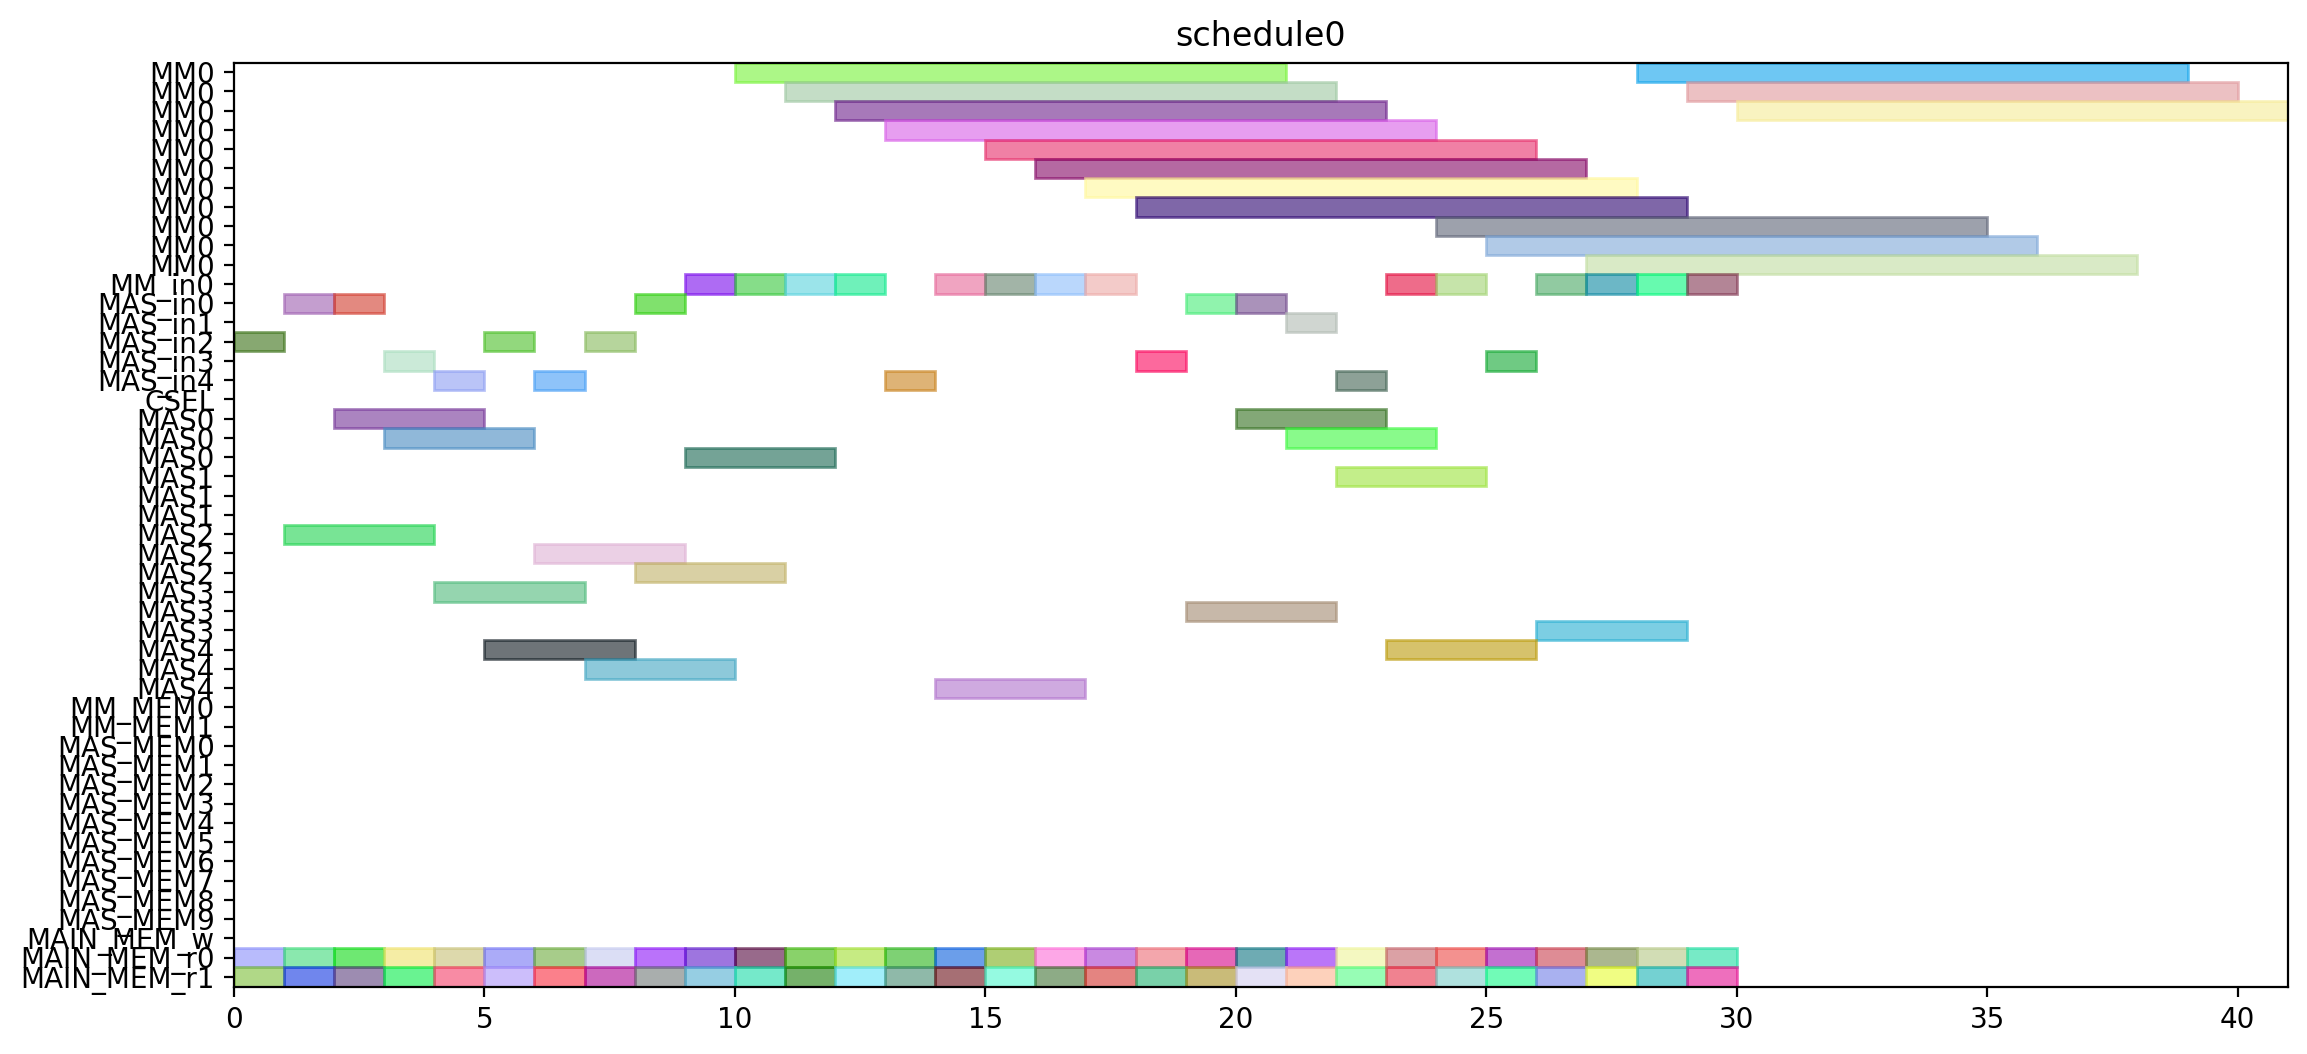

This chart was generated by the following Python code:
from pyschedule import Scenario, solvers, plotters, alt


def solve():
	horizon = 120
	S = Scenario("schedule0", horizon=horizon)

	# resource
	MM = S.Resources('MM', num=1, size=11)
	MM_in = S.Resources('MM_in', num=1)
	MAS_in = S.Resources('MAS_in', num=5)
	CSEL = S.Resource('CSEL')
	MAS = S.Resources('MAS', num=5, size=3, periods=range(1, horizon))
	MM_MEM = S.Resources('MM_MEM', num=2)
	MAS_MEM = S.Resources('MAS_MEM', num=10)
	MAIN_MEM_w = S.Resource('MAIN_MEM_w', size=1)
	MAIN_MEM_r = S.Resources('MAIN_MEM_r', num=2)

	# result of previous scheduling

	# new tasks
	r1_t0 = S.Task('r1_t0', length=11, delay_cost=1)
	r1_t0 += alt(MM)
	r1_t0_in = S.Task('r1_t0_in', length=1, delay_cost=1)
	r1_t0_in += alt(MM_in)
	S += r1_t0_in*MM_in[0]<=r1_t0*MM[0]
	r1_t0_mem0 = S.Task('r1_t0_mem0', length=1, delay_cost=1)
	r1_t0_mem0 += MAIN_MEM_r[0]
	S += r1_t0_mem0 <= r1_t0

	r1_t0_mem1 = S.Task('r1_t0_mem1', length=1, delay_cost=1)
	r1_t0_mem1 += MAIN_MEM_r[1]
	S += r1_t0_mem1 <= r1_t0

	r1_t1 = S.Task('r1_t1', length=11, delay_cost=1)
	r1_t1 += alt(MM)
	r1_t1_in = S.Task('r1_t1_in', length=1, delay_cost=1)
	r1_t1_in += alt(MM_in)
	S += r1_t1_in*MM_in[0]<=r1_t1*MM[0]
	r1_t1_mem0 = S.Task('r1_t1_mem0', length=1, delay_cost=1)
	r1_t1_mem0 += MAIN_MEM_r[0]
	S += r1_t1_mem0 <= r1_t1

	r1_t1_mem1 = S.Task('r1_t1_mem1', length=1, delay_cost=1)
	r1_t1_mem1 += MAIN_MEM_r[1]
	S += r1_t1_mem1 <= r1_t1

	r1_t2 = S.Task('r1_t2', length=3, delay_cost=1)
	r1_t2 += alt(MAS)
	r1_t2_in = S.Task('r1_t2_in', length=1, delay_cost=1)
	r1_t2_in += alt(MAS_in)
	S += r1_t2_in*MAS_in[0]<=r1_t2*MAS[0]

	S += r1_t2_in*MAS_in[1]<=r1_t2*MAS[1]

	S += r1_t2_in*MAS_in[2]<=r1_t2*MAS[2]

	S += r1_t2_in*MAS_in[3]<=r1_t2*MAS[3]

	S += r1_t2_in*MAS_in[4]<=r1_t2*MAS[4]

	r1_t2_mem0 = S.Task('r1_t2_mem0', length=1, delay_cost=1)
	r1_t2_mem0 += MAIN_MEM_r[0]
	S += r1_t2_mem0 <= r1_t2

	r1_t2_mem1 = S.Task('r1_t2_mem1', length=1, delay_cost=1)
	r1_t2_mem1 += MAIN_MEM_r[1]
	S += r1_t2_mem1 <= r1_t2

	r1_t3 = S.Task('r1_t3', length=3, delay_cost=1)
	r1_t3 += alt(MAS)
	r1_t3_in = S.Task('r1_t3_in', length=1, delay_cost=1)
	r1_t3_in += alt(MAS_in)
	S += r1_t3_in*MAS_in[0]<=r1_t3*MAS[0]

	S += r1_t3_in*MAS_in[1]<=r1_t3*MAS[1]

	S += r1_t3_in*MAS_in[2]<=r1_t3*MAS[2]

	S += r1_t3_in*MAS_in[3]<=r1_t3*MAS[3]

	S += r1_t3_in*MAS_in[4]<=r1_t3*MAS[4]

	r1_t3_mem0 = S.Task('r1_t3_mem0', length=1, delay_cost=1)
	r1_t3_mem0 += MAIN_MEM_r[0]
	S += r1_t3_mem0 <= r1_t3

	r1_t3_mem1 = S.Task('r1_t3_mem1', length=1, delay_cost=1)
	r1_t3_mem1 += MAIN_MEM_r[1]
	S += r1_t3_mem1 <= r1_t3

	r3_t0 = S.Task('r3_t0', length=11, delay_cost=1)
	r3_t0 += alt(MM)
	r3_t0_in = S.Task('r3_t0_in', length=1, delay_cost=1)
	r3_t0_in += alt(MM_in)
	S += r3_t0_in*MM_in[0]<=r3_t0*MM[0]
	r3_t0_mem0 = S.Task('r3_t0_mem0', length=1, delay_cost=1)
	r3_t0_mem0 += MAIN_MEM_r[0]
	S += r3_t0_mem0 <= r3_t0

	r3_t0_mem1 = S.Task('r3_t0_mem1', length=1, delay_cost=1)
	r3_t0_mem1 += MAIN_MEM_r[1]
	S += r3_t0_mem1 <= r3_t0

	r3_t1 = S.Task('r3_t1', length=11, delay_cost=1)
	r3_t1 += alt(MM)
	r3_t1_in = S.Task('r3_t1_in', length=1, delay_cost=1)
	r3_t1_in += alt(MM_in)
	S += r3_t1_in*MM_in[0]<=r3_t1*MM[0]
	r3_t1_mem0 = S.Task('r3_t1_mem0', length=1, delay_cost=1)
	r3_t1_mem0 += MAIN_MEM_r[0]
	S += r3_t1_mem0 <= r3_t1

	r3_t1_mem1 = S.Task('r3_t1_mem1', length=1, delay_cost=1)
	r3_t1_mem1 += MAIN_MEM_r[1]
	S += r3_t1_mem1 <= r3_t1

	r3_t2 = S.Task('r3_t2', length=3, delay_cost=1)
	r3_t2 += alt(MAS)
	r3_t2_in = S.Task('r3_t2_in', length=1, delay_cost=1)
	r3_t2_in += alt(MAS_in)
	S += r3_t2_in*MAS_in[0]<=r3_t2*MAS[0]

	S += r3_t2_in*MAS_in[1]<=r3_t2*MAS[1]

	S += r3_t2_in*MAS_in[2]<=r3_t2*MAS[2]

	S += r3_t2_in*MAS_in[3]<=r3_t2*MAS[3]

	S += r3_t2_in*MAS_in[4]<=r3_t2*MAS[4]

	r3_t2_mem0 = S.Task('r3_t2_mem0', length=1, delay_cost=1)
	r3_t2_mem0 += MAIN_MEM_r[0]
	S += r3_t2_mem0 <= r3_t2

	r3_t2_mem1 = S.Task('r3_t2_mem1', length=1, delay_cost=1)
	r3_t2_mem1 += MAIN_MEM_r[1]
	S += r3_t2_mem1 <= r3_t2

	r3_t3 = S.Task('r3_t3', length=3, delay_cost=1)
	r3_t3 += alt(MAS)
	r3_t3_in = S.Task('r3_t3_in', length=1, delay_cost=1)
	r3_t3_in += alt(MAS_in)
	S += r3_t3_in*MAS_in[0]<=r3_t3*MAS[0]

	S += r3_t3_in*MAS_in[1]<=r3_t3*MAS[1]

	S += r3_t3_in*MAS_in[2]<=r3_t3*MAS[2]

	S += r3_t3_in*MAS_in[3]<=r3_t3*MAS[3]

	S += r3_t3_in*MAS_in[4]<=r3_t3*MAS[4]

	r3_t3_mem0 = S.Task('r3_t3_mem0', length=1, delay_cost=1)
	r3_t3_mem0 += MAIN_MEM_r[0]
	S += r3_t3_mem0 <= r3_t3

	r3_t3_mem1 = S.Task('r3_t3_mem1', length=1, delay_cost=1)
	r3_t3_mem1 += MAIN_MEM_r[1]
	S += r3_t3_mem1 <= r3_t3

	r4_t0 = S.Task('r4_t0', length=11, delay_cost=1)
	r4_t0 += alt(MM)
	r4_t0_in = S.Task('r4_t0_in', length=1, delay_cost=1)
	r4_t0_in += alt(MM_in)
	S += r4_t0_in*MM_in[0]<=r4_t0*MM[0]
	r4_t0_mem0 = S.Task('r4_t0_mem0', length=1, delay_cost=1)
	r4_t0_mem0 += MAIN_MEM_r[0]
	S += r4_t0_mem0 <= r4_t0

	r4_t0_mem1 = S.Task('r4_t0_mem1', length=1, delay_cost=1)
	r4_t0_mem1 += MAIN_MEM_r[1]
	S += r4_t0_mem1 <= r4_t0

	r4_t1 = S.Task('r4_t1', length=11, delay_cost=1)
	r4_t1 += alt(MM)
	r4_t1_in = S.Task('r4_t1_in', length=1, delay_cost=1)
	r4_t1_in += alt(MM_in)
	S += r4_t1_in*MM_in[0]<=r4_t1*MM[0]
	r4_t1_mem0 = S.Task('r4_t1_mem0', length=1, delay_cost=1)
	r4_t1_mem0 += MAIN_MEM_r[0]
	S += r4_t1_mem0 <= r4_t1

	r4_t1_mem1 = S.Task('r4_t1_mem1', length=1, delay_cost=1)
	r4_t1_mem1 += MAIN_MEM_r[1]
	S += r4_t1_mem1 <= r4_t1

	r4_t2 = S.Task('r4_t2', length=3, delay_cost=1)
	r4_t2 += alt(MAS)
	r4_t2_in = S.Task('r4_t2_in', length=1, delay_cost=1)
	r4_t2_in += alt(MAS_in)
	S += r4_t2_in*MAS_in[0]<=r4_t2*MAS[0]

	S += r4_t2_in*MAS_in[1]<=r4_t2*MAS[1]

	S += r4_t2_in*MAS_in[2]<=r4_t2*MAS[2]

	S += r4_t2_in*MAS_in[3]<=r4_t2*MAS[3]

	S += r4_t2_in*MAS_in[4]<=r4_t2*MAS[4]

	r4_t2_mem0 = S.Task('r4_t2_mem0', length=1, delay_cost=1)
	r4_t2_mem0 += MAIN_MEM_r[0]
	S += r4_t2_mem0 <= r4_t2

	r4_t2_mem1 = S.Task('r4_t2_mem1', length=1, delay_cost=1)
	r4_t2_mem1 += MAIN_MEM_r[1]
	S += r4_t2_mem1 <= r4_t2

	r4_t3 = S.Task('r4_t3', length=3, delay_cost=1)
	r4_t3 += alt(MAS)
	r4_t3_in = S.Task('r4_t3_in', length=1, delay_cost=1)
	r4_t3_in += alt(MAS_in)
	S += r4_t3_in*MAS_in[0]<=r4_t3*MAS[0]

	S += r4_t3_in*MAS_in[1]<=r4_t3*MAS[1]

	S += r4_t3_in*MAS_in[2]<=r4_t3*MAS[2]

	S += r4_t3_in*MAS_in[3]<=r4_t3*MAS[3]

	S += r4_t3_in*MAS_in[4]<=r4_t3*MAS[4]

	r4_t3_mem0 = S.Task('r4_t3_mem0', length=1, delay_cost=1)
	r4_t3_mem0 += MAIN_MEM_r[0]
	S += r4_t3_mem0 <= r4_t3

	r4_t3_mem1 = S.Task('r4_t3_mem1', length=1, delay_cost=1)
	r4_t3_mem1 += MAIN_MEM_r[1]
	S += r4_t3_mem1 <= r4_t3

	r5_t0 = S.Task('r5_t0', length=11, delay_cost=1)
	r5_t0 += alt(MM)
	r5_t0_in = S.Task('r5_t0_in', length=1, delay_cost=1)
	r5_t0_in += alt(MM_in)
	S += r5_t0_in*MM_in[0]<=r5_t0*MM[0]
	r5_t0_mem0 = S.Task('r5_t0_mem0', length=1, delay_cost=1)
	r5_t0_mem0 += MAIN_MEM_r[0]
	S += r5_t0_mem0 <= r5_t0

	r5_t0_mem1 = S.Task('r5_t0_mem1', length=1, delay_cost=1)
	r5_t0_mem1 += MAIN_MEM_r[1]
	S += r5_t0_mem1 <= r5_t0

	r5_t1 = S.Task('r5_t1', length=11, delay_cost=1)
	r5_t1 += alt(MM)
	r5_t1_in = S.Task('r5_t1_in', length=1, delay_cost=1)
	r5_t1_in += alt(MM_in)
	S += r5_t1_in*MM_in[0]<=r5_t1*MM[0]
	r5_t1_mem0 = S.Task('r5_t1_mem0', length=1, delay_cost=1)
	r5_t1_mem0 += MAIN_MEM_r[0]
	S += r5_t1_mem0 <= r5_t1

	r5_t1_mem1 = S.Task('r5_t1_mem1', length=1, delay_cost=1)
	r5_t1_mem1 += MAIN_MEM_r[1]
	S += r5_t1_mem1 <= r5_t1

	r5_t2 = S.Task('r5_t2', length=3, delay_cost=1)
	r5_t2 += alt(MAS)
	r5_t2_in = S.Task('r5_t2_in', length=1, delay_cost=1)
	r5_t2_in += alt(MAS_in)
	S += r5_t2_in*MAS_in[0]<=r5_t2*MAS[0]

	S += r5_t2_in*MAS_in[1]<=r5_t2*MAS[1]

	S += r5_t2_in*MAS_in[2]<=r5_t2*MAS[2]

	S += r5_t2_in*MAS_in[3]<=r5_t2*MAS[3]

	S += r5_t2_in*MAS_in[4]<=r5_t2*MAS[4]

	r5_t2_mem0 = S.Task('r5_t2_mem0', length=1, delay_cost=1)
	r5_t2_mem0 += MAIN_MEM_r[0]
	S += r5_t2_mem0 <= r5_t2

	r5_t2_mem1 = S.Task('r5_t2_mem1', length=1, delay_cost=1)
	r5_t2_mem1 += MAIN_MEM_r[1]
	S += r5_t2_mem1 <= r5_t2

	r5_t3 = S.Task('r5_t3', length=3, delay_cost=1)
	r5_t3 += alt(MAS)
	r5_t3_in = S.Task('r5_t3_in', length=1, delay_cost=1)
	r5_t3_in += alt(MAS_in)
	S += r5_t3_in*MAS_in[0]<=r5_t3*MAS[0]

	S += r5_t3_in*MAS_in[1]<=r5_t3*MAS[1]

	S += r5_t3_in*MAS_in[2]<=r5_t3*MAS[2]

	S += r5_t3_in*MAS_in[3]<=r5_t3*MAS[3]

	S += r5_t3_in*MAS_in[4]<=r5_t3*MAS[4]

	r5_t3_mem0 = S.Task('r5_t3_mem0', length=1, delay_cost=1)
	r5_t3_mem0 += MAIN_MEM_r[0]
	S += r5_t3_mem0 <= r5_t3

	r5_t3_mem1 = S.Task('r5_t3_mem1', length=1, delay_cost=1)
	r5_t3_mem1 += MAIN_MEM_r[1]
	S += r5_t3_mem1 <= r5_t3

	r6_t0 = S.Task('r6_t0', length=11, delay_cost=1)
	r6_t0 += alt(MM)
	r6_t0_in = S.Task('r6_t0_in', length=1, delay_cost=1)
	r6_t0_in += alt(MM_in)
	S += r6_t0_in*MM_in[0]<=r6_t0*MM[0]
	r6_t0_mem0 = S.Task('r6_t0_mem0', length=1, delay_cost=1)
	r6_t0_mem0 += MAIN_MEM_r[0]
	S += r6_t0_mem0 <= r6_t0

	r6_t0_mem1 = S.Task('r6_t0_mem1', length=1, delay_cost=1)
	r6_t0_mem1 += MAIN_MEM_r[1]
	S += r6_t0_mem1 <= r6_t0

	r6_t1 = S.Task('r6_t1', length=11, delay_cost=1)
	r6_t1 += alt(MM)
	r6_t1_in = S.Task('r6_t1_in', length=1, delay_cost=1)
	r6_t1_in += alt(MM_in)
	S += r6_t1_in*MM_in[0]<=r6_t1*MM[0]
	r6_t1_mem0 = S.Task('r6_t1_mem0', length=1, delay_cost=1)
	r6_t1_mem0 += MAIN_MEM_r[0]
	S += r6_t1_mem0 <= r6_t1

	r6_t1_mem1 = S.Task('r6_t1_mem1', length=1, delay_cost=1)
	r6_t1_mem1 += MAIN_MEM_r[1]
	S += r6_t1_mem1 <= r6_t1

	r6_t2 = S.Task('r6_t2', length=3, delay_cost=1)
	r6_t2 += alt(MAS)
	r6_t2_in = S.Task('r6_t2_in', length=1, delay_cost=1)
	r6_t2_in += alt(MAS_in)
	S += r6_t2_in*MAS_in[0]<=r6_t2*MAS[0]

	S += r6_t2_in*MAS_in[1]<=r6_t2*MAS[1]

	S += r6_t2_in*MAS_in[2]<=r6_t2*MAS[2]

	S += r6_t2_in*MAS_in[3]<=r6_t2*MAS[3]

	S += r6_t2_in*MAS_in[4]<=r6_t2*MAS[4]

	r6_t2_mem0 = S.Task('r6_t2_mem0', length=1, delay_cost=1)
	r6_t2_mem0 += MAIN_MEM_r[0]
	S += r6_t2_mem0 <= r6_t2

	r6_t2_mem1 = S.Task('r6_t2_mem1', length=1, delay_cost=1)
	r6_t2_mem1 += MAIN_MEM_r[1]
	S += r6_t2_mem1 <= r6_t2

	r6_t3 = S.Task('r6_t3', length=3, delay_cost=1)
	r6_t3 += alt(MAS)
	r6_t3_in = S.Task('r6_t3_in', length=1, delay_cost=1)
	r6_t3_in += alt(MAS_in)
	S += r6_t3_in*MAS_in[0]<=r6_t3*MAS[0]

	S += r6_t3_in*MAS_in[1]<=r6_t3*MAS[1]

	S += r6_t3_in*MAS_in[2]<=r6_t3*MAS[2]

	S += r6_t3_in*MAS_in[3]<=r6_t3*MAS[3]

	S += r6_t3_in*MAS_in[4]<=r6_t3*MAS[4]

	r6_t3_mem0 = S.Task('r6_t3_mem0', length=1, delay_cost=1)
	r6_t3_mem0 += MAIN_MEM_r[0]
	S += r6_t3_mem0 <= r6_t3

	r6_t3_mem1 = S.Task('r6_t3_mem1', length=1, delay_cost=1)
	r6_t3_mem1 += MAIN_MEM_r[1]
	S += r6_t3_mem1 <= r6_t3

	r9_t2 = S.Task('r9_t2', length=3, delay_cost=1)
	r9_t2 += alt(MAS)
	r9_t2_in = S.Task('r9_t2_in', length=1, delay_cost=1)
	r9_t2_in += alt(MAS_in)
	S += r9_t2_in*MAS_in[0]<=r9_t2*MAS[0]

	S += r9_t2_in*MAS_in[1]<=r9_t2*MAS[1]

	S += r9_t2_in*MAS_in[2]<=r9_t2*MAS[2]

	S += r9_t2_in*MAS_in[3]<=r9_t2*MAS[3]

	S += r9_t2_in*MAS_in[4]<=r9_t2*MAS[4]

	r9_t2_mem0 = S.Task('r9_t2_mem0', length=1, delay_cost=1)
	r9_t2_mem0 += MAIN_MEM_r[0]
	S += r9_t2_mem0 <= r9_t2

	r9_t2_mem1 = S.Task('r9_t2_mem1', length=1, delay_cost=1)
	r9_t2_mem1 += MAIN_MEM_r[1]
	S += r9_t2_mem1 <= r9_t2

	r12_t0 = S.Task('r12_t0', length=11, delay_cost=1)
	r12_t0 += alt(MM)
	r12_t0_in = S.Task('r12_t0_in', length=1, delay_cost=1)
	r12_t0_in += alt(MM_in)
	S += r12_t0_in*MM_in[0]<=r12_t0*MM[0]
	r12_t0_mem0 = S.Task('r12_t0_mem0', length=1, delay_cost=1)
	r12_t0_mem0 += MAIN_MEM_r[0]
	S += r12_t0_mem0 <= r12_t0

	r12_t0_mem1 = S.Task('r12_t0_mem1', length=1, delay_cost=1)
	r12_t0_mem1 += MAIN_MEM_r[1]
	S += r12_t0_mem1 <= r12_t0

	r12_t1 = S.Task('r12_t1', length=11, delay_cost=1)
	r12_t1 += alt(MM)
	r12_t1_in = S.Task('r12_t1_in', length=1, delay_cost=1)
	r12_t1_in += alt(MM_in)
	S += r12_t1_in*MM_in[0]<=r12_t1*MM[0]
	r12_t1_mem0 = S.Task('r12_t1_mem0', length=1, delay_cost=1)
	r12_t1_mem0 += MAIN_MEM_r[0]
	S += r12_t1_mem0 <= r12_t1

	r12_t1_mem1 = S.Task('r12_t1_mem1', length=1, delay_cost=1)
	r12_t1_mem1 += MAIN_MEM_r[1]
	S += r12_t1_mem1 <= r12_t1

	r12_t2 = S.Task('r12_t2', length=3, delay_cost=1)
	r12_t2 += alt(MAS)
	r12_t2_in = S.Task('r12_t2_in', length=1, delay_cost=1)
	r12_t2_in += alt(MAS_in)
	S += r12_t2_in*MAS_in[0]<=r12_t2*MAS[0]

	S += r12_t2_in*MAS_in[1]<=r12_t2*MAS[1]

	S += r12_t2_in*MAS_in[2]<=r12_t2*MAS[2]

	S += r12_t2_in*MAS_in[3]<=r12_t2*MAS[3]

	S += r12_t2_in*MAS_in[4]<=r12_t2*MAS[4]

	r12_t2_mem0 = S.Task('r12_t2_mem0', length=1, delay_cost=1)
	r12_t2_mem0 += MAIN_MEM_r[0]
	S += r12_t2_mem0 <= r12_t2

	r12_t2_mem1 = S.Task('r12_t2_mem1', length=1, delay_cost=1)
	r12_t2_mem1 += MAIN_MEM_r[1]
	S += r12_t2_mem1 <= r12_t2

	r12_t3 = S.Task('r12_t3', length=3, delay_cost=1)
	r12_t3 += alt(MAS)
	r12_t3_in = S.Task('r12_t3_in', length=1, delay_cost=1)
	r12_t3_in += alt(MAS_in)
	S += r12_t3_in*MAS_in[0]<=r12_t3*MAS[0]

	S += r12_t3_in*MAS_in[1]<=r12_t3*MAS[1]

	S += r12_t3_in*MAS_in[2]<=r12_t3*MAS[2]

	S += r12_t3_in*MAS_in[3]<=r12_t3*MAS[3]

	S += r12_t3_in*MAS_in[4]<=r12_t3*MAS[4]

	r12_t3_mem0 = S.Task('r12_t3_mem0', length=1, delay_cost=1)
	r12_t3_mem0 += MAIN_MEM_r[0]
	S += r12_t3_mem0 <= r12_t3

	r12_t3_mem1 = S.Task('r12_t3_mem1', length=1, delay_cost=1)
	r12_t3_mem1 += MAIN_MEM_r[1]
	S += r12_t3_mem1 <= r12_t3

	r13_t0 = S.Task('r13_t0', length=11, delay_cost=1)
	r13_t0 += alt(MM)
	r13_t0_in = S.Task('r13_t0_in', length=1, delay_cost=1)
	r13_t0_in += alt(MM_in)
	S += r13_t0_in*MM_in[0]<=r13_t0*MM[0]
	r13_t0_mem0 = S.Task('r13_t0_mem0', length=1, delay_cost=1)
	r13_t0_mem0 += MAIN_MEM_r[0]
	S += r13_t0_mem0 <= r13_t0

	r13_t0_mem1 = S.Task('r13_t0_mem1', length=1, delay_cost=1)
	r13_t0_mem1 += MAIN_MEM_r[1]
	S += r13_t0_mem1 <= r13_t0

	r13_t1 = S.Task('r13_t1', length=11, delay_cost=1)
	r13_t1 += alt(MM)
	r13_t1_in = S.Task('r13_t1_in', length=1, delay_cost=1)
	r13_t1_in += alt(MM_in)
	S += r13_t1_in*MM_in[0]<=r13_t1*MM[0]
	r13_t1_mem0 = S.Task('r13_t1_mem0', length=1, delay_cost=1)
	r13_t1_mem0 += MAIN_MEM_r[0]
	S += r13_t1_mem0 <= r13_t1

	r13_t1_mem1 = S.Task('r13_t1_mem1', length=1, delay_cost=1)
	r13_t1_mem1 += MAIN_MEM_r[1]
	S += r13_t1_mem1 <= r13_t1

	r13_t2 = S.Task('r13_t2', length=3, delay_cost=1)
	r13_t2 += alt(MAS)
	r13_t2_in = S.Task('r13_t2_in', length=1, delay_cost=1)
	r13_t2_in += alt(MAS_in)
	S += r13_t2_in*MAS_in[0]<=r13_t2*MAS[0]

	S += r13_t2_in*MAS_in[1]<=r13_t2*MAS[1]

	S += r13_t2_in*MAS_in[2]<=r13_t2*MAS[2]

	S += r13_t2_in*MAS_in[3]<=r13_t2*MAS[3]

	S += r13_t2_in*MAS_in[4]<=r13_t2*MAS[4]

	r13_t2_mem0 = S.Task('r13_t2_mem0', length=1, delay_cost=1)
	r13_t2_mem0 += MAIN_MEM_r[0]
	S += r13_t2_mem0 <= r13_t2

	r13_t2_mem1 = S.Task('r13_t2_mem1', length=1, delay_cost=1)
	r13_t2_mem1 += MAIN_MEM_r[1]
	S += r13_t2_mem1 <= r13_t2

	r13_t3 = S.Task('r13_t3', length=3, delay_cost=1)
	r13_t3 += alt(MAS)
	r13_t3_in = S.Task('r13_t3_in', length=1, delay_cost=1)
	r13_t3_in += alt(MAS_in)
	S += r13_t3_in*MAS_in[0]<=r13_t3*MAS[0]

	S += r13_t3_in*MAS_in[1]<=r13_t3*MAS[1]

	S += r13_t3_in*MAS_in[2]<=r13_t3*MAS[2]

	S += r13_t3_in*MAS_in[3]<=r13_t3*MAS[3]

	S += r13_t3_in*MAS_in[4]<=r13_t3*MAS[4]

	r13_t3_mem0 = S.Task('r13_t3_mem0', length=1, delay_cost=1)
	r13_t3_mem0 += MAIN_MEM_r[0]
	S += r13_t3_mem0 <= r13_t3

	r13_t3_mem1 = S.Task('r13_t3_mem1', length=1, delay_cost=1)
	r13_t3_mem1 += MAIN_MEM_r[1]
	S += r13_t3_mem1 <= r13_t3

	r16_t3 = S.Task('r16_t3', length=3, delay_cost=1)
	r16_t3 += alt(MAS)
	r16_t3_in = S.Task('r16_t3_in', length=1, delay_cost=1)
	r16_t3_in += alt(MAS_in)
	S += r16_t3_in*MAS_in[0]<=r16_t3*MAS[0]

	S += r16_t3_in*MAS_in[1]<=r16_t3*MAS[1]

	S += r16_t3_in*MAS_in[2]<=r16_t3*MAS[2]

	S += r16_t3_in*MAS_in[3]<=r16_t3*MAS[3]

	S += r16_t3_in*MAS_in[4]<=r16_t3*MAS[4]

	r16_t3_mem0 = S.Task('r16_t3_mem0', length=1, delay_cost=1)
	r16_t3_mem0 += MAIN_MEM_r[0]
	S += r16_t3_mem0 <= r16_t3

	r16_t3_mem1 = S.Task('r16_t3_mem1', length=1, delay_cost=1)
	r16_t3_mem1 += MAIN_MEM_r[1]
	S += r16_t3_mem1 <= r16_t3

	solvers.mip.solve(S,msg=1,kind='CPLEX',ratio_gap=1.01)

	solution = [['hoge']*len(S.solution()[1]) for i in range(len(S.solution()))]
	for i in range(len(S.solution())):
		for j in range(len(S.solution()[i])):
			solution[i][j]=str(S.solution()[i][j])
	print(solution)

	cycles = int(solution[-1][3])

	pic_file_name = "/mnt/rose/usr1/fukuda/ABE/multiRAM_multiMAS_16mux/scheduling_result/stage11MM1_stage3MAS5/EP2_YRECOVER/schedule0.png"
	if(S.solution() != []):
		plotters.matplotlib.plot(S,img_filename=pic_file_name, show_task_labels=False, fig_size=(cycles*0.25+3, 6))

	return solution
